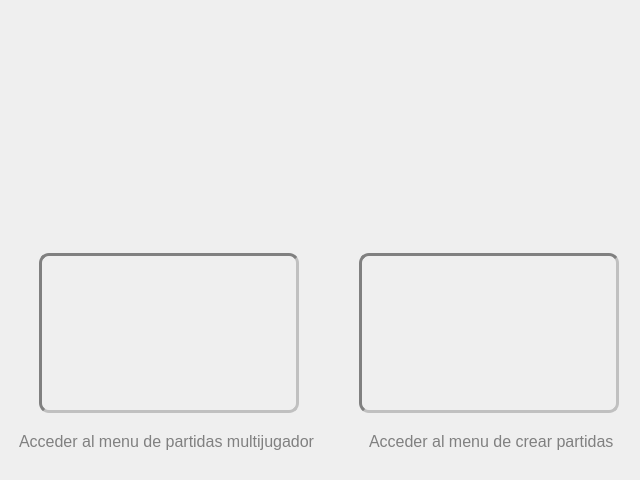
<?xml version="1.0" encoding="UTF-8"?>
<ui version="4.0">
 <class>MenuPrincipal</class>
 <widget class="QMainWindow" name="MenuPrincipal">
  <property name="enabled">
   <bool>true</bool>
  </property>
  <property name="geometry">
   <rect>
    <x>0</x>
    <y>0</y>
    <width>640</width>
    <height>480</height>
   </rect>
  </property>
  <property name="sizePolicy">
   <sizepolicy hsizetype="Expanding" vsizetype="Expanding">
    <horstretch>0</horstretch>
    <verstretch>0</verstretch>
   </sizepolicy>
  </property>
  <property name="minimumSize">
   <size>
    <width>640</width>
    <height>480</height>
   </size>
  </property>
  <property name="windowTitle">
   <string>Worms 2D</string>
  </property>
  <property name="styleSheet">
   <string notr="true">QMainWindow { 
	background-image: url(&quot;../client/vista/data/fondo.png&quot;); 
	background-position: center center;
}</string>
  </property>
  <widget class="QWidget" name="centralwidget">
   <property name="enabled">
    <bool>true</bool>
   </property>
   <property name="sizePolicy">
    <sizepolicy hsizetype="Expanding" vsizetype="Expanding">
     <horstretch>0</horstretch>
     <verstretch>0</verstretch>
    </sizepolicy>
   </property>
   <property name="minimumSize">
    <size>
     <width>640</width>
     <height>480</height>
    </size>
   </property>
   <property name="contextMenuPolicy">
    <enum>Qt::PreventContextMenu</enum>
   </property>
   <layout class="QGridLayout" name="gridLayout">
    <item row="1" column="0">
     <widget class="QFrame" name="frame_2">
      <property name="minimumSize">
       <size>
        <width>640</width>
        <height>240</height>
       </size>
      </property>
      <property name="maximumSize">
       <size>
        <width>640</width>
        <height>240</height>
       </size>
      </property>
      <property name="frameShape">
       <enum>QFrame::NoFrame</enum>
      </property>
      <property name="frameShadow">
       <enum>QFrame::Raised</enum>
      </property>
      <widget class="QLabel" name="logo">
       <property name="geometry">
        <rect>
         <x>110</x>
         <y>8</y>
         <width>425</width>
         <height>240</height>
        </rect>
       </property>
       <property name="styleSheet">
        <string notr="true"/>
       </property>
       <property name="text">
        <string/>
       </property>
       <property name="pixmap">
        <pixmap>../client/vista/data/background-1.png</pixmap>
       </property>
       <property name="scaledContents">
        <bool>true</bool>
       </property>
      </widget>
     </widget>
    </item>
    <item row="2" column="0">
     <widget class="QFrame" name="frame">
      <property name="enabled">
       <bool>true</bool>
      </property>
      <property name="sizePolicy">
       <sizepolicy hsizetype="Preferred" vsizetype="Preferred">
        <horstretch>0</horstretch>
        <verstretch>0</verstretch>
       </sizepolicy>
      </property>
      <property name="minimumSize">
       <size>
        <width>640</width>
        <height>240</height>
       </size>
      </property>
      <property name="maximumSize">
       <size>
        <width>640</width>
        <height>240</height>
       </size>
      </property>
      <property name="frameShape">
       <enum>QFrame::NoFrame</enum>
      </property>
      <property name="frameShadow">
       <enum>QFrame::Raised</enum>
      </property>
      <widget class="QPushButton" name="partidasButton">
       <property name="geometry">
        <rect>
         <x>30</x>
         <y>10</y>
         <width>260</width>
         <height>160</height>
        </rect>
       </property>
       <property name="sizePolicy">
        <sizepolicy hsizetype="Preferred" vsizetype="Preferred">
         <horstretch>0</horstretch>
         <verstretch>0</verstretch>
        </sizepolicy>
       </property>
       <property name="maximumSize">
        <size>
         <width>300</width>
         <height>300</height>
        </size>
       </property>
       <property name="styleSheet">
        <string notr="true">QPushButton {

	background-image: url(&quot;../client/vista/data/network.png&quot;);
	border-style: inset;
	border-width: 3px;
	border-radius: 10px;
	border-color: grey;
}

QPushButton:pressed {
	background-color: grey;
	border-style: inset;
}</string>
       </property>
       <property name="text">
        <string/>
       </property>
      </widget>
      <widget class="QPushButton" name="crearPartidaButton">
       <property name="geometry">
        <rect>
         <x>350</x>
         <y>10</y>
         <width>260</width>
         <height>160</height>
        </rect>
       </property>
       <property name="sizePolicy">
        <sizepolicy hsizetype="Preferred" vsizetype="Preferred">
         <horstretch>0</horstretch>
         <verstretch>0</verstretch>
        </sizepolicy>
       </property>
       <property name="maximumSize">
        <size>
         <width>300</width>
         <height>300</height>
        </size>
       </property>
       <property name="styleSheet">
        <string notr="true">QPushButton {
	background-image: url(&quot;../client/vista/data/multiplayer.png&quot;);
	border-style: inset;
	border-width: 3px;
	border-radius: 10px;
	border-color: grey;
}

QPushButton:pressed {
	background-color: grey;
}</string>
       </property>
       <property name="text">
        <string/>
       </property>
      </widget>
      <widget class="QLabel" name="partidasLabel">
       <property name="geometry">
        <rect>
         <x>10</x>
         <y>190</y>
         <width>301</width>
         <height>17</height>
        </rect>
       </property>
       <property name="styleSheet">
        <string notr="true">color: grey;
font: 16px</string>
       </property>
       <property name="text">
        <string>Acceder al menu de partidas multijugador</string>
       </property>
      </widget>
      <widget class="QLabel" name="crearPartidaLabel">
       <property name="geometry">
        <rect>
         <x>360</x>
         <y>190</y>
         <width>251</width>
         <height>17</height>
        </rect>
       </property>
       <property name="styleSheet">
        <string notr="true">color: grey;
font: 16px;</string>
       </property>
       <property name="text">
        <string>Acceder al menu de crear partidas</string>
       </property>
      </widget>
      <zorder>crearPartidaButton</zorder>
      <zorder>partidasLabel</zorder>
      <zorder>crearPartidaLabel</zorder>
      <zorder>partidasButton</zorder>
     </widget>
    </item>
   </layout>
  </widget>
 </widget>
 <resources/>
 <connections/>
</ui>
